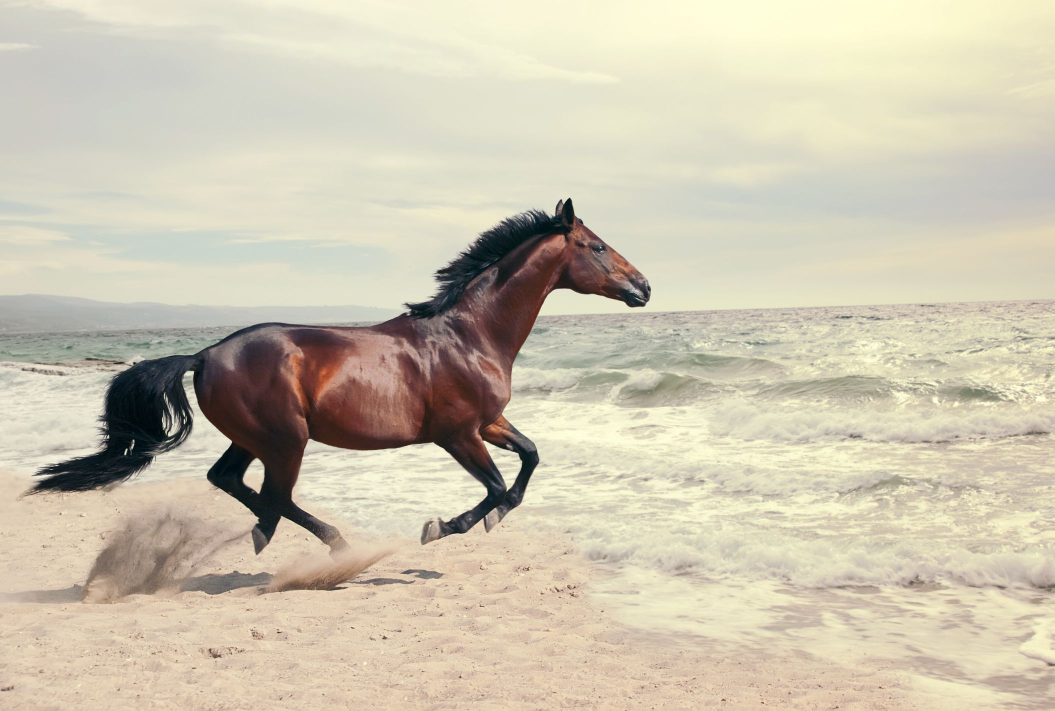
#> input picture 03_computer_vision/01_basics/02_interpolation_feature_extraction/images/horse.jpg, 2109 x 1421 px (shown at 1/2 size)
$ jupyter execute --allow-errors basic_image_detection.ipynb
#> lines starting #> are read from the running program, lines starting #| are printed output that depends on the picture
[cell 1]
import cv2
import numpy as np
import matplotlib.pyplot as plt

[cell 2]
with open("./yolo/coco.names", "r") as f:
#> (reads 03_computer_vision/01_basics/03_basic_image_detection/yolo/coco.names from the repository)
    classes = [line.strip() for line in f.readlines()]

[cell 3]
classes

[cell 4]
len(classes)

#> (a cell that did not finish here is left out)

[cell 6]
# Get layers names
def get_output_layers(net):
    layer_names = net.getLayerNames()
    output_layers = [layer_names[i - 1] for i in net.getUnconnectedOutLayers()]
    return output_layers

#> (a cell that did not finish here is left out)

[cell 8]
def draw_bounding_boxes(img, class_id, confidence, x, y, x_plus_w, y_plus_h):
    label = str(classes[class_id])
    color = (255, 0, 0) # color = [float(c) for c in np.random.uniform(0, 255, size=(3,))]
    cv2.rectangle(img, (x, y), (x_plus_w, y_plus_h), color, 2)
    cv2.putText(img, label, (x - 10, y - 10), cv2.FONT_HERSHEY_SIMPLEX, 0.5, color, 2)

[cell 9]
image = cv2.imread("../02_interpolation_feature_extraction/images/horse.jpg")
#> image is the input picture: shape (1421, 2109, 3); mean B, G, R 176.6, 196.9, 205.1

[cell 10]
width, height = image.shape[1], image.shape[0]
#> width = 2109; height = 1421
scale = 0.00392

[cell 11]
blob = cv2.dnn.blobFromImage(image, scale, (416, 416), (0, 0, 0), True, crop=False)
#> (the rest of this cell did not finish here and is left out)

[cell 12]
blob.shape
#> Out = (1, 3, 416, 416)

#> (a cell that did not finish here is left out)

[cell 14]
class_ids = []
confidences = []
boxes = []
conf_threshold = 0.5
nms_threshold = 0.4

#> (the rest of this cell did not finish here and is left out)

#> (a cell that did not finish here is left out)

[cell 16]
rgb_image = cv2.cvtColor(image, cv2.COLOR_BGR2RGB)

plt.figure(figsize=(12, 8))
plt.imshow(rgb_image)
plt.axis('off')
plt.show()

[cell 17]
def detect_objects_in_image(image_path):
#> called with image_path = './sample.jpg'
    image = cv2.imread(image_path)
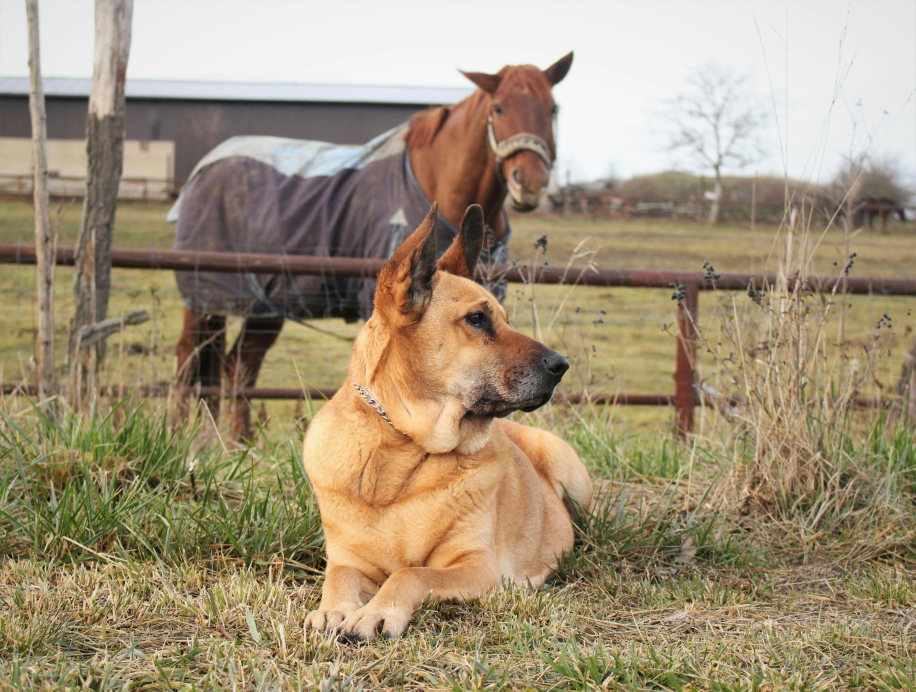
#> input picture 03_computer_vision/01_basics/03_basic_image_detection/sample.jpg, 4576 x 3456 px (shown at 1/5 size)
#> image is the input picture: shape (3456, 4576, 3); mean B, G, R 120.6, 146.6, 162

    width, height = image.shape[1], image.shape[0]
#> width = 4576; height = 3456
    scale = 0.00392

    blob = cv2.dnn.blobFromImage(image, scale, (416, 416), (0, 0, 0), True, crop=False)
    net.setInput(blob)
    outs = net.forward(get_output_layers(net))

    class_ids = []
    confidences = []
    boxes = []
    conf_threshold = 0.5
    nms_threshold = 0.4

    for out in outs:
        for detection in out:
            scores = detection[5:]
            class_id = np.argmax(scores)
            confidence = scores[class_id]
            if confidence > conf_threshold:
                center_x = int(detection[0] * width)
                center_y = int(detection[1] * height)
                w = int(detection[2] * width)
                h = int(detection[3] * height)
                x = center_x - w / 2
                y = center_y - h / 2
                class_ids.append(class_id)
                confidences.append(float(confidence))
                boxes.append([x, y, w, h])

    # Remove overlapping boxes
    indices = cv2.dnn.NMSBoxes(boxes, confidences, conf_threshold, nms_threshold)

    for i in indices:
        box = boxes[i]
        x, y, w, h = box[0], box[1], box[2], box[3]
        draw_bounding_boxes(image, class_ids[i], confidences[i], round(x), round(y), round(x + w), round(y + h))

    rgb_image = cv2.cvtColor(image, cv2.COLOR_BGR2RGB)

    plt.figure(figsize=(12, 8))
    plt.imshow(rgb_image)
    plt.axis('off')
    plt.show()

#> (a cell that did not finish here is left out)

#> (a cell that did not finish here is left out)

#> call 2 of detect_objects_in_image, with image_path = './sample2.jpg'
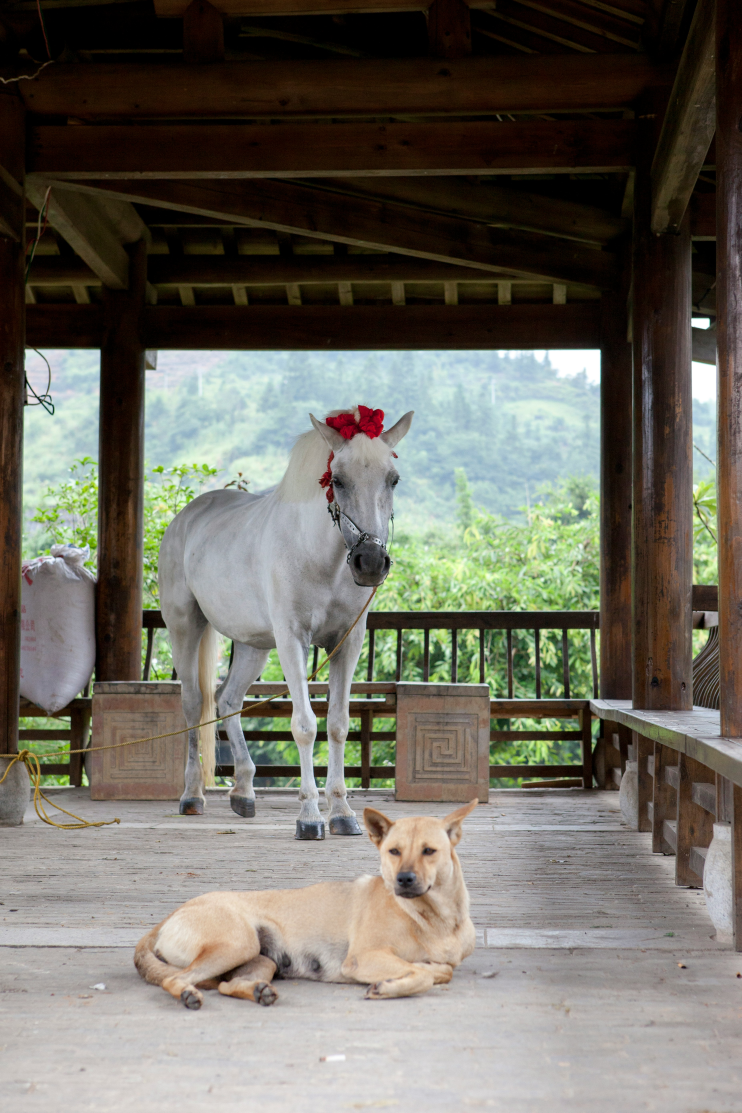
#> input picture 03_computer_vision/01_basics/03_basic_image_detection/sample2.jpg, 3709 x 5563 px (shown at 1/5 size)
#> in detect_objects_in_image, image is the input picture: shape (5563, 3709, 3); mean B, G, R 96.6, 106.3, 109.4
